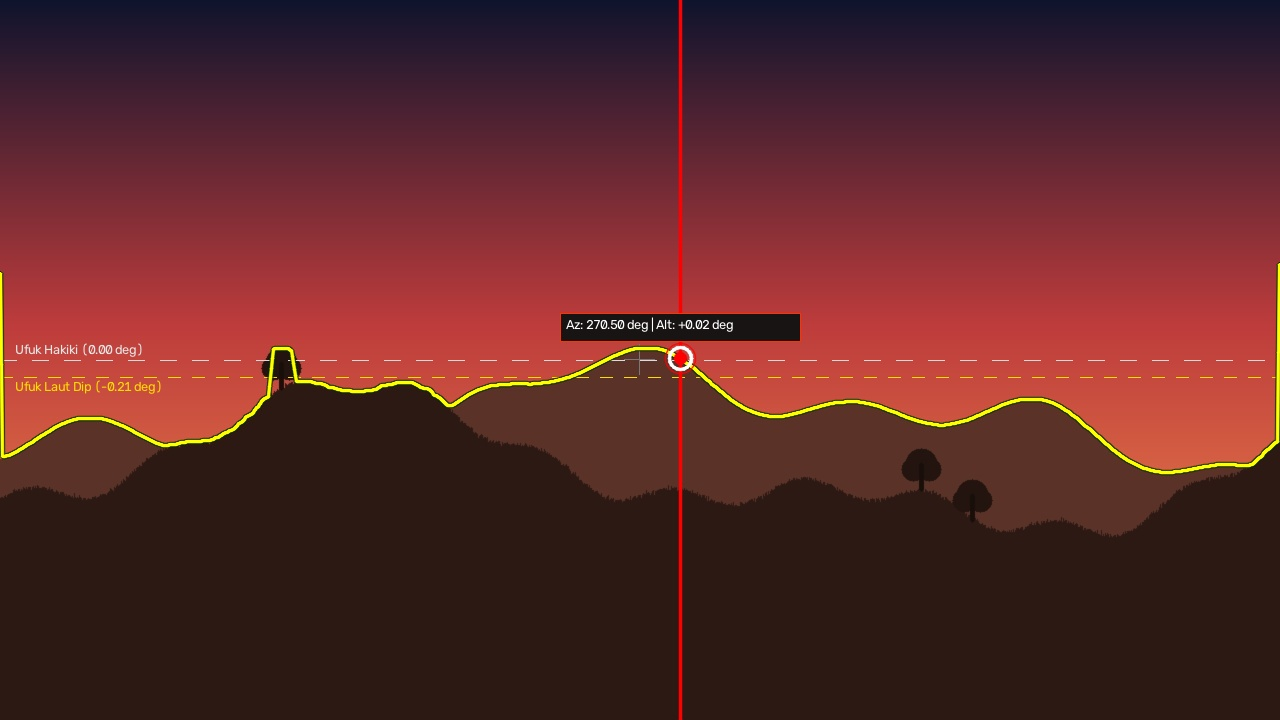
#> input picture assets/sample_overlay_test.jpg, 1280 x 720 px; its folder holds only this picture in this run
$ python -i cv_engine.py   (imports and definitions only)   (older library calls are emulated)
#> lines starting #> are read from the running program, lines starting #| are printed output that depends on the picture; after the words box and inside, x2 and y2 are one past the last pixel; in counts of white or black regions, pixels touching at a corner belong together
"""
cv_engine.py
Engine Computer Vision untuk segmentasi dan ekstraksi profil kontur ufuk mar'i.
Mengidentifikasi batas pertemuan langit (sky) dan daratan/halangan (ground/terrain)
per kolom horizontal, mengonversi ke profil elevasi sudut astronomi.
"""

from typing import Tuple, Dict, Any, Optional
import numpy as np
import cv2
from scipy.signal import medfilt

from core.falak_calc import (
    pixel_to_azimuth_elevation,
    calculate_dip,
    classify_obstacle,
)


class HorizonDetector:
    """
    Kelas pendeteksi ufuk mar'i dengan beberapa algoritma computer vision:
    1. Gradien Vertikal (Optimal untuk senja, siluet bukit, dan ufuk rukyat)
    2. Adaptive / Otsu Thresholding (Segmentasi biner intensitas)
    3. Canny Edge + Morfologi Kontur
    """

    METHOD_GRADIENT = "Gradien Vertikal (Optimal Senja/Siluet)"
    METHOD_OTSU = "Otsu Adaptive Threshold"
    METHOD_CANNY = "Canny Edge + Morfologi"

    ALL_METHODS = [METHOD_GRADIENT, METHOD_OTSU, METHOD_CANNY]

    def __init__(self):
        self.last_horizon_y = None
        self.last_azimuths = None
        self.last_elevations = None
        self.last_bw_data = None

    def preprocess_bw(self, image_bgr: np.ndarray) -> Dict[str, np.ndarray]:
        """
        Pengolahan citra ilmiah menggunakan OpenCV untuk akurasi maksimal:
        1. Konversi ke Grayscale (hitam-putih).
        2. CLAHE (Contrast Limited Adaptive Histogram Equalization) untuk menonjolkan
           kontras tipis batas langit mendung vs bukit/daratan.
        3. Bilateral Filter untuk menghilangkan noise sensor tanpa mengaburkan tepi batas ufuk.
        4. Otsu Adaptive Binarization untuk segmentasi biner hitam-putih.

        Returns:
            Dict dengan:
            - 'enhanced_bw': Citra grayscale kontras tinggi 3-channel BGR.
            - 'binary_bw': Citra biner hitam-putih murni 3-channel BGR.
            - 'gray': Citra 1-channel grayscale untuk kalkulasi gradien presisi.
        """
        gray = cv2.cvtColor(image_bgr, cv2.COLOR_BGR2GRAY)

        # 1. CLAHE untuk mendongkrak kontras lokal
        clahe = cv2.createCLAHE(clipLimit=2.5, tileGridSize=(8, 8))
        enhanced = clahe.apply(gray)

        # 2. Bilateral Filter: pereduksi noise yang menjaga ketajaman garis tepi ufuk
        denoised = cv2.bilateralFilter(enhanced, d=7, sigmaColor=50, sigmaSpace=50)

        # 3. Segmentasi Biner Otsu
        _, binary = cv2.threshold(denoised, 0, 255, cv2.THRESH_BINARY + cv2.THRESH_OTSU)
        kernel = cv2.getStructuringElement(cv2.MORPH_RECT, (5, 5))
        binary_clean = cv2.morphologyEx(binary, cv2.MORPH_CLOSE, kernel)

        enhanced_bgr = cv2.cvtColor(denoised, cv2.COLOR_GRAY2BGR)
        binary_bgr = cv2.cvtColor(binary_clean, cv2.COLOR_GRAY2BGR)

        return {
            "enhanced_bw": enhanced_bgr,
            "binary_bw": binary_bgr,
            "gray": denoised,
        }

    def detect_horizon(
        self,
        image_bgr: np.ndarray,
        method: str = METHOD_GRADIENT,
        threshold_offset: int = 0,
        blur_kernel: int = 5,
        smooth_window: int = 15,
        invert_mask: bool = False,
        roi_top_pct: float = 0.08,
        roi_bottom_pct: float = 0.95,
    ) -> Tuple[np.ndarray, np.ndarray]:
        """
        Mendeteksi batas ufuk mar'i untuk setiap kolom horizontal citra.
        Menggunakan pra-pengolahan citra hitam-putih OpenCV (CLAHE + Bilateral)
        untuk menjamin akurasi tinggi pada kondisi langit apapun.
        """
        h, w = image_bgr.shape[:2]
        if h < 20 or w < 20:
            raise ValueError("Dimensi gambar terlalu kecil untuk ekstraksi ufuk.")

        # Jalankan pra-pengolahan citra hitam-putih OpenCV
        bw_data = self.preprocess_bw(image_bgr)
        self.last_bw_data = bw_data
        gray = bw_data["gray"]

        y_min = int(h * np.clip(roi_top_pct, 0.0, 0.4))
        y_max = int(h * np.clip(roi_bottom_pct, 0.6, 1.0))
        if y_max <= y_min + 10:
            y_min, y_max = int(h * 0.1), int(h * 0.9)

        mask = np.zeros((h, w), dtype=np.uint8)
        horizon_y = np.full(w, int(h * 0.5), dtype=np.int32)

        if method == self.METHOD_GRADIENT:
            # Algoritma Multi-Spectral OpenCV + Dynamic Programming (DP) Skyline Extraction
            # 1. Konversi ke ruang warna Lab untuk mengekstraksi Luminance (L) dan opponent color b*
            #    (langit senja memiliki pendaran kuning keemasan kuat pada kanal b*, sedangkan daratan/bukit gelap)
            lab = cv2.cvtColor(image_bgr, cv2.COLOR_BGR2LAB)
            l_chan = lab[:, :, 0]
            b_chan = lab[:, :, 2]

            sign = -1.0 if not invert_mask else 1.0

            # Hitung gradien vertikal OpenCV Sobel ksize=5
            sobel_l = cv2.Sobel(l_chan, cv2.CV_64F, 0, 1, ksize=5)
            sobel_gray = cv2.Sobel(gray, cv2.CV_64F, 0, 1, ksize=5)
            sobel_b = cv2.Sobel(b_chan, cv2.CV_64F, 0, 1, ksize=5)

            gl_pos = np.clip(sign * sobel_l[y_min:y_max, :], 0, None)
            gg_pos = np.clip(sign * sobel_gray[y_min:y_max, :], 0, None)
            gb_pos = np.clip(sign * sobel_b[y_min:y_max, :], 0, None)

            # 2. Filter Step-Edge Vertikal OpenCV untuk menekan rumbai awan tipis (cloud bands)
            k_size = 17
            k_half = k_size // 2
            step_kernel = np.zeros((k_size, 1), dtype=np.float64)
            step_kernel[:k_half, 0] = sign / float(k_half)
            step_kernel[k_half + 1:, 0] = -sign / float(k_half)
            step_resp = cv2.filter2D(gray.astype(np.float64), -1, step_kernel)[y_min:y_max, :]
            step_pos = np.clip(step_resp, 0, None)

            # Normalisasi robust setiap komponen sebelum fusi
            def _norm_energy(mat: np.ndarray) -> np.ndarray:
                p995 = float(np.percentile(mat, 99.5))
                return mat / p995 if p995 > 1e-4 else np.zeros_like(mat)

            e_l = _norm_energy(gl_pos)
            e_gray = _norm_energy(gg_pos)
            e_b = _norm_energy(gb_pos)
            e_step = _norm_energy(step_pos)

            # Fusi energi multi-spektral astronomis
            energy = 0.35 * e_l + 0.25 * e_gray + 0.25 * e_b + 0.15 * e_step

            # Prioritas batas teratas (Zenith-to-Nadir Sky Prior):
            # Ufuk mar'i sejati adalah batas transisi utama pertama dari kubah langit terbuka.
            # Tepi pantulan cahaya di permukaan air laut (glare/reflection) di bawah siluet daratan
            # ditekan agar kontur konsisten mengikuti punggung daratan dan tidak anjlok ke air.
            cum_energy = np.cumsum(energy, axis=0)
            max_cum = np.maximum(cum_energy[-1:, :], 1e-4)
            zenith_weight = np.exp(-1.1 * (cum_energy / max_cum))
            energy_weighted = energy * (0.50 + 0.50 * zenith_weight)

            # 3. Normalisasi kolom dengan Global Floor untuk mencegah amplifikasi noise pada kolom berkabut
            p99_e = float(np.percentile(energy_weighted, 99.5))
            global_floor = max(0.15 * p99_e, 1e-4)
            col_max = np.maximum(np.max(energy_weighted, axis=0, keepdims=True), global_floor)
            energy_norm = energy_weighted / col_max

            cost = 1.0 - energy_norm
            roi_h = y_max - y_min

            dp = np.zeros((roi_h, w), dtype=np.float32)
            parent = np.zeros((roi_h, w), dtype=np.int32)
            dp[:, 0] = cost[:, 0]

            max_jump = max(4, int(roi_h * 0.04))
            jump_idx = np.arange(-max_jump, max_jump + 1)
            jump_penalty_kernel = (0.03 * (jump_idx ** 2)).astype(np.float32)

            y_grid = np.arange(roi_h, dtype=np.int32)

            # Vektorisasi kolom menggunakan sliding window NumPy (20x lebih cepat)
            for x in range(1, w):
                prev_col = dp[:, x - 1]
                padded = np.pad(prev_col, max_jump, mode='constant', constant_values=1e7)
                windows = np.lib.stride_tricks.sliding_window_view(padded, 2 * max_jump + 1)
                penalized = windows + jump_penalty_kernel
                min_idx = np.argmin(penalized, axis=1)
                dp[:, x] = cost[:, x] + penalized[y_grid, min_idx]
                parent[:, x] = np.clip(y_grid - max_jump + min_idx, 0, roi_h - 1)

            horizon_roi = np.zeros(w, dtype=np.int32)
            horizon_roi[-1] = int(np.argmin(dp[:, -1]))
            for x in range(w - 2, -1, -1):
                horizon_roi[x] = parent[horizon_roi[x + 1], x + 1]

            # 4. Interpolasi Puncak Parabolik Sub-Piksel (3-Point Parabolic Peak Interpolation)
            # Menghilangkan efek kuantisasi undakan tangga (stair-stepping) pada elevasi sudut astronomi
            subpixel_roi = horizon_roi.astype(np.float64)
            for x in range(w):
                y_pk = horizon_roi[x]
                if 1 <= y_pk < roi_h - 1:
                    e_prev = float(energy[y_pk - 1, x])
                    e_curr = float(energy[y_pk, x])
                    e_next = float(energy[y_pk + 1, x])
                    denom = 2.0 * (2.0 * e_curr - e_prev - e_next)
                    if abs(denom) > 1e-5:
                        delta_pk = (e_prev - e_next) / denom
                        subpixel_roi[x] += np.clip(delta_pk, -0.5, 0.5)

            raw_horizon_y = y_min + subpixel_roi

        elif method == self.METHOD_CANNY:
            # Metode Canny Edge + Pencarian Kontur Teratas
            v = float(np.median(gray))
            lower = int(max(0, (0.66 + threshold_offset / 100.0) * v))
            upper = int(min(255, (1.33 + threshold_offset / 100.0) * v))
            edges = cv2.Canny(gray, lower, upper)

            # Morfologi closing horizontal untuk menghubungkan tepi bukit
            kernel_close = cv2.getStructuringElement(cv2.MORPH_RECT, (7, 3))
            closed = cv2.morphologyEx(edges, cv2.MORPH_CLOSE, kernel_close)

            # Temukan tepi pertama dari atas di dalam rentang ROI
            col_y = np.full(w, int(h * 0.55), dtype=np.float64)
            for x in range(w):
                col_edges = np.where(closed[y_min:y_max, x] > 0)[0]
                if len(col_edges) > 0:
                    col_y[x] = y_min + col_edges[0]
            raw_horizon_y = col_y

        else:
            # METHOD_OTSU: Adaptive Thresholding
            roi_gray = gray[y_min:y_max, :]
            otsu_val, _ = cv2.threshold(roi_gray, 0, 255, cv2.THRESH_BINARY + cv2.THRESH_OTSU)
            target_thresh = int(np.clip(otsu_val + threshold_offset, 10, 245))

            if not invert_mask:
                _, raw_mask = cv2.threshold(gray, target_thresh, 255, cv2.THRESH_BINARY_INV)
            else:
                _, raw_mask = cv2.threshold(gray, target_thresh, 255, cv2.THRESH_BINARY)

            # Morphological cleaning
            kernel = cv2.getStructuringElement(cv2.MORPH_RECT, (7, 5))
            cleaned_mask = cv2.morphologyEx(raw_mask, cv2.MORPH_CLOSE, kernel)

            col_y = np.full(w, float(y_max), dtype=np.float64)
            for x in range(w):
                col = cleaned_mask[y_min:y_max, x]
                ground_idxs = np.where(col > 0)[0]
                if len(ground_idxs) > 0:
                    col_y[x] = y_min + ground_idxs[0]
            raw_horizon_y = col_y

        # Smoothing kontur untuk membuang artefak tajam/noise kabel tanpa mengubah lekuk bukit
        sw = max(3, smooth_window | 1)
        if sw >= 3 and len(raw_horizon_y) > sw:
            # Menggunakan boundary mode 'nearest' agar tepi kiri dan kanan tidak loncat/anjlok
            from scipy.ndimage import median_filter, uniform_filter1d
            filtered = median_filter(raw_horizon_y, size=sw, mode="nearest")
            smoothed = uniform_filter1d(filtered, size=5, mode="nearest")
            horizon_y = np.clip(smoothed, float(y_min), float(y_max))
        else:
            horizon_y = raw_horizon_y

        # Buat mask biner tanah/halangan
        int_y = np.clip(np.round(horizon_y).astype(np.int32), 0, h - 1)
        for x in range(w):
            mask[int_y[x]:, x] = 255

        self.last_horizon_y = horizon_y
        return horizon_y, mask

    # [161 lines left out: functions compute_horizon_profile, render_overlay, not called in this run]

>>> import cv2
>>> picture = cv2.imread('../assets/sample_overlay_test.jpg')
#> picture is the input picture: shape (720, 1280, 3); mean B, G, R 40.2, 40.5, 91.9
>>> result = HorizonDetector().detect_horizon(picture)
#> in preprocess_bw, `_, binary = cv2.threshold(denoised, 0, 255, cv2.THRESH_BINARY + cv2.TH..`:
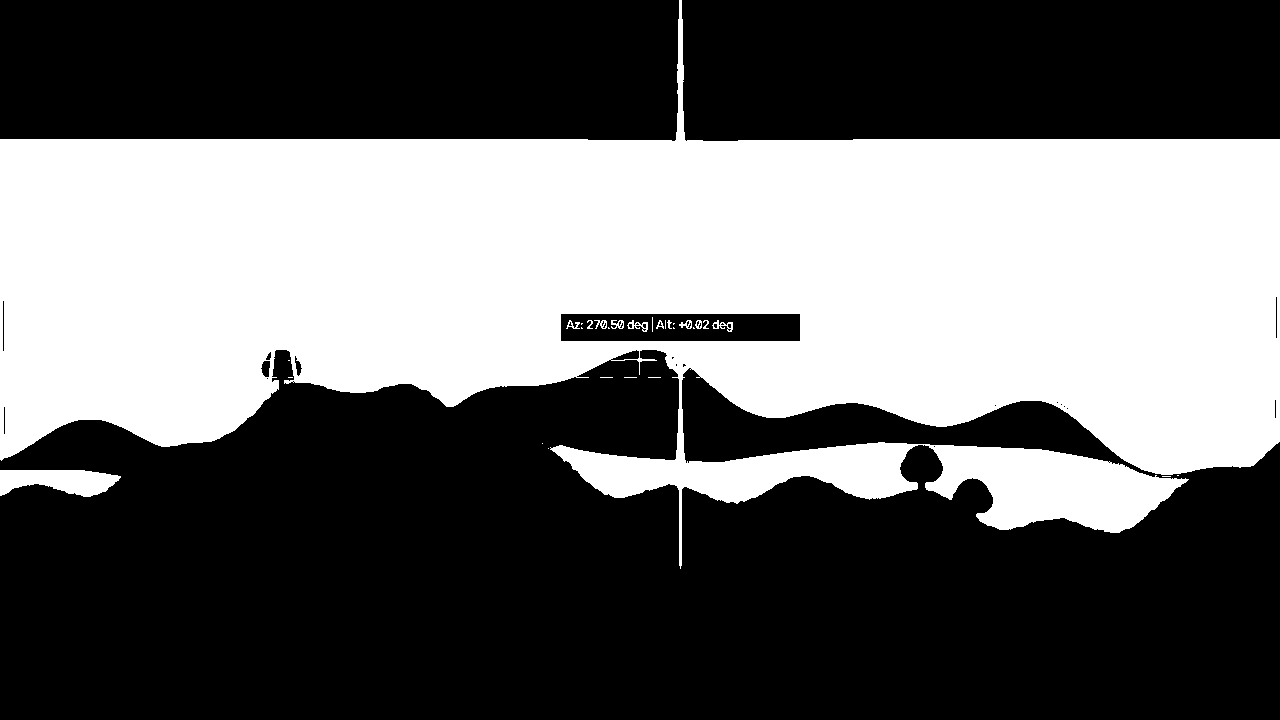
#> binary: shape (720, 1280); 40.7% white; 30 white regions (17 under 20 px), largest, box (x1, y1, x2, y2) and area: (0, 0, 1280, 569) 372253, (0, 470, 121, 497) 2294, (627, 320, 648, 332) 102
#> in detect_horizon, `bw_data = self.preprocess_bw(image_bgr)`: bw_data = 3 items
#> in detect_horizon, `step_pos = np.clip(step_resp, 0, None)`:
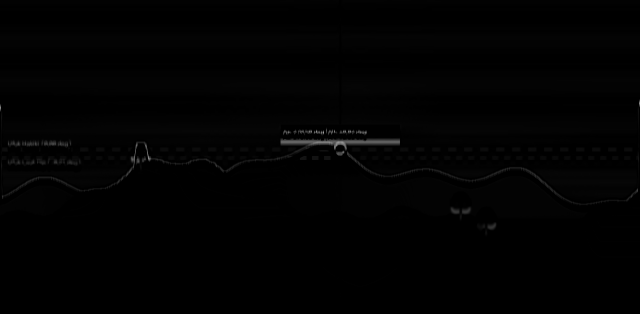
#> step_pos: shape (627, 1280) float64 (shown at 1/2 size); min 0, max 194.9, mean 2
#> in _norm_energy, `p995 = float(np.percentile(mat, 99.5))`: p995 = 4366
#> in detect_horizon, `zenith_weight = np.exp(-1.1 * (cum_energy / max_cum))`:
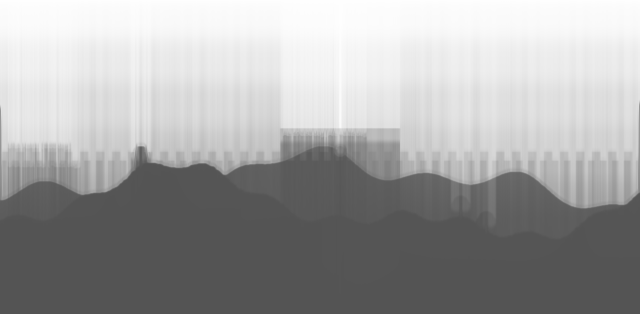
#> zenith_weight: shape (627, 1280) float64 (shown at 1/2 size); min 0.333, max 1, mean 0.642
#> in detect_horizon, `p99_e = float(np.percentile(energy_weighted, 99.5))`: p99_e = 0.602
#> in detect_horizon, `global_floor = max(0.15 * p99_e, 1e-4)`: global_floor = 0.0903
#> after the loop in detect_horizon, `for x in range(1, w):`:
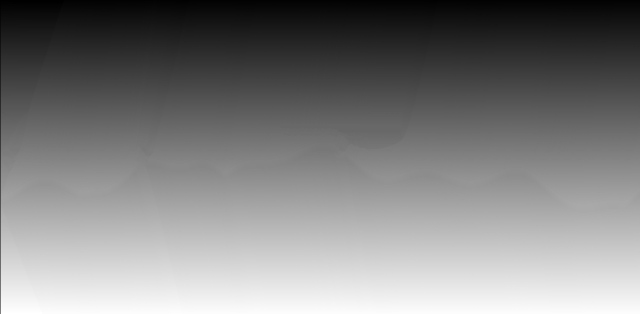
#> parent: shape (627, 1280) int32 (shown at 1/2 size); min 0, max 626, mean 313.3; drawn with min black and max white
#> after the loop in detect_horizon, `for x in range(w - 2, -1, -1):`: horizon_roi = 1280 values, max 417 at index 1161, min 293 at index 633, mean 355.9
#> in detect_horizon, `subpixel_roi = horizon_roi.astype(np.float64)`: subpixel_roi has the same summary as horizon_roi
#> the loop in detect_horizon, `for x in range(w):` made 1280 passes
#> (y_pk, e_prev, e_curr, e_next, denom, delta_pk) on passes 1 to 8: (400, 0.593, 0.963, 0.819, 1.03, -0.219), (400, 0.643, 1.16, 1.02, 1.32, -0.286), (400, 0.637, 1.47, 1.4, 1.79, -0.425), (400, 0.493, 1.57, 1.63, 2.05, -0.557), (400, 0.409, 1.59, 1.69, 2.19, -0.584), (400, 0.537, 1.65, 1.62, 2.3, -0.472), (400, 0.854, 1.71, 1.41, 2.32, -0.239), (400, 1.22, 1.73, 1.1, 2.26, 0.0521)
#> after the loop in detect_horizon, `for x in range(w):`: subpixel_roi = 1280 values, max 417.4 at index 1172, min 292.5 at index 633, mean 355.9
#> in detect_horizon, `raw_horizon_y = y_min + subpixel_roi`: raw_horizon_y = 1280 values, max 474.4 at index 1172, min 349.5 at index 633, mean 412.9
#> in detect_horizon, `filtered = median_filter(raw_horizon_y, size=sw, mode="nearest")`: filtered = 1280 values, max 474.3 at index 1165, min 350.3 at index 652, mean 413
#> in detect_horizon, `smoothed = uniform_filter1d(filtered, size=5, mode="nearest")`: smoothed = 1280 values, max 474.3 at index 1166, min 350.3 at index 653, mean 413
#> in detect_horizon, `horizon_y = np.clip(smoothed, float(y_min), float(y_max))`: horizon_y has the same summary as smoothed
#> in detect_horizon, `int_y = np.clip(np.round(horizon_y).astype(np.int32), 0, h - 1)`: int_y = 1280 values, max 474 at index 1160, min 350 at index 634, mean 412.9
#> after the loop in detect_horizon, `for x in range(w):`:
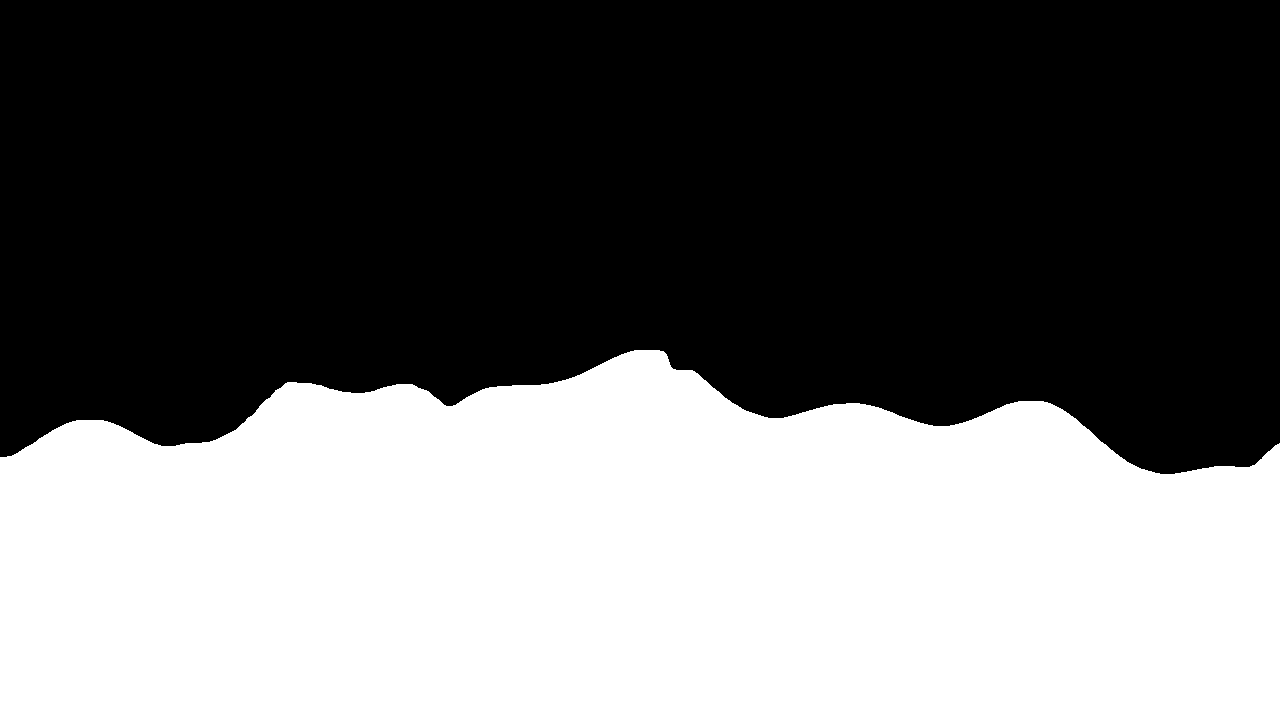
#> mask: shape (720, 1280); 42.7% white; 1 white region, box (x1, y1, x2, y2) and area: (0, 350, 1280, 720) 393067
#> in detect_horizon, `self.last_horizon_y = horizon_y`: self.last_horizon_y has the same summary as smoothed
